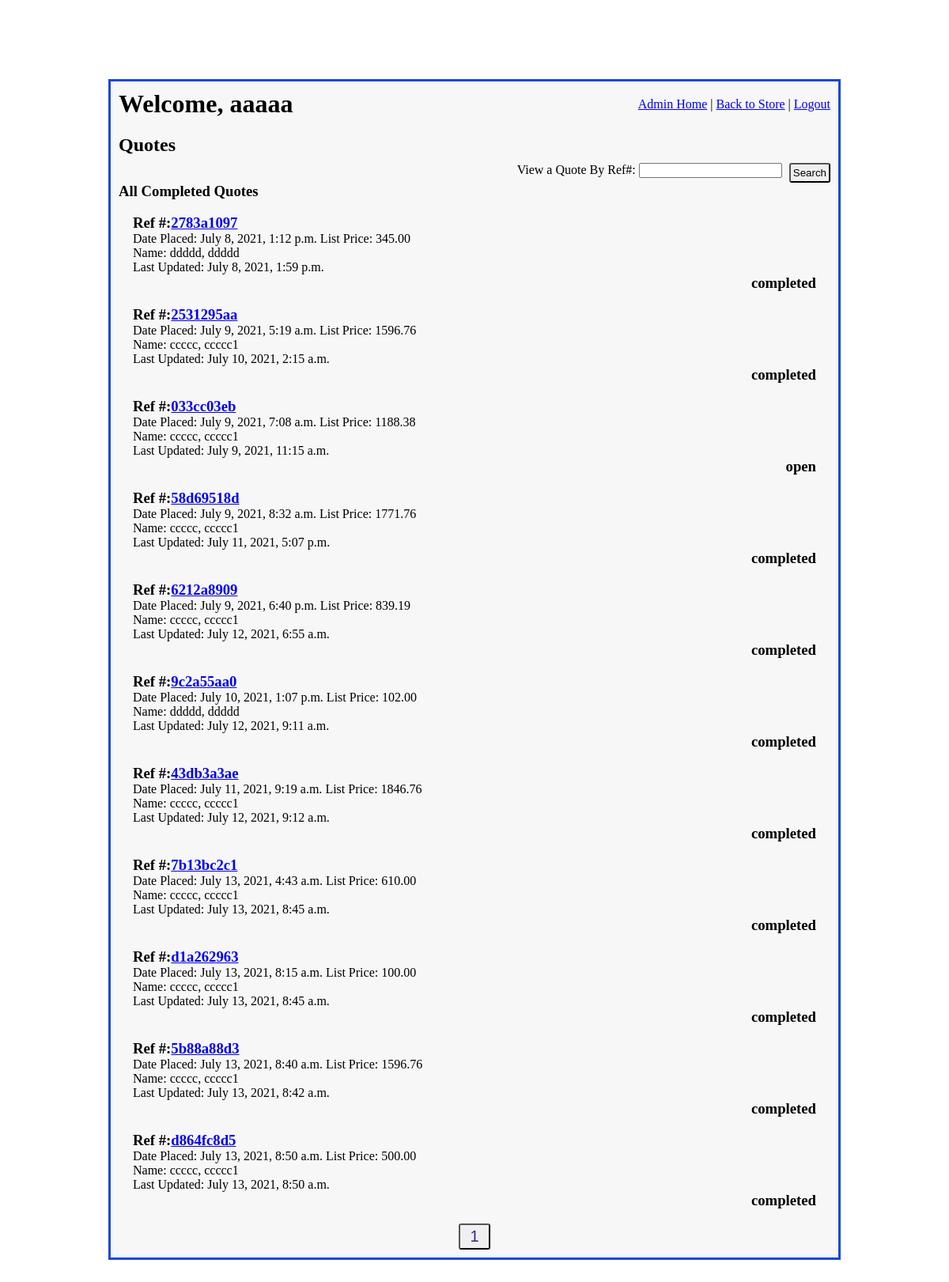
Before: /admin_access/completed_quotes_display/1 (signed in) with the older database file.
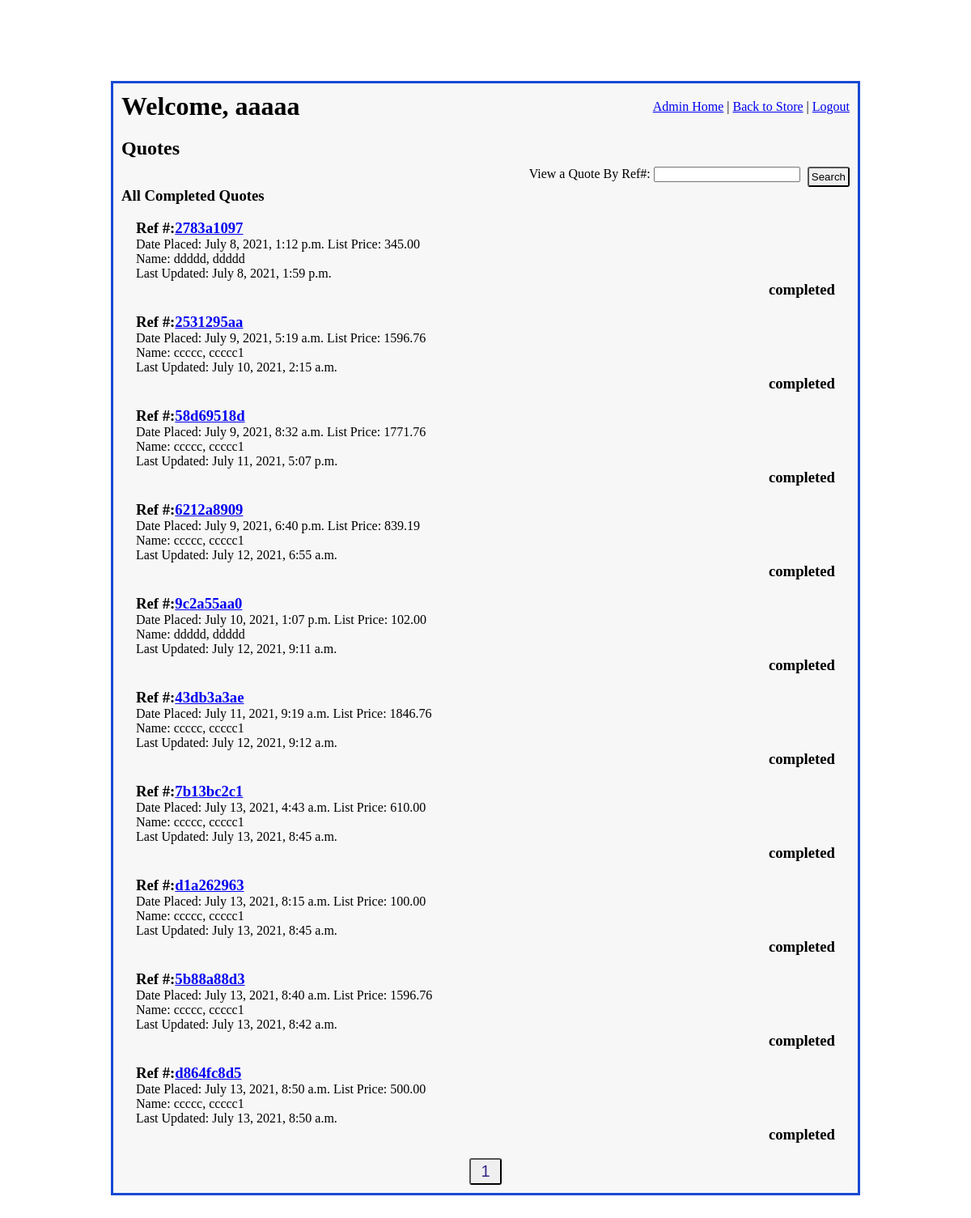
After: the same page with the newer database file.
### imgfield_app/models.py (models this page shows)
class Quote(models.Model):
    quoted_by = models.ForeignKey(
        User,
        related_name="user_quotes",
        on_delete=models.CASCADE
    )
    contact_info =  models.ForeignKey(
        ContactInfo,
        related_name="quotes",
        on_delete = models.CASCADE,
        null=True, blank=True,
    )
    ref_number = models.CharField(max_length=10)
    total_price = models.DecimalField(decimal_places=2, max_digits=10, null=True, blank=True)
    status = models.CharField(max_length=27)
    special_instructions = models.TextField(null=True, blank=True)
    office_notes = models.TextField(null=True, blank=True)
    placed_at = models.DateTimeField(auto_now_add=True)
    created_at = models.DateTimeField(auto_now_add=True)
    updated_at = models.DateTimeField(auto_now=True)

class User(models.Model):
    first_name = models.CharField(max_length=45)
    last_name = models.CharField(max_length=60)
    email = models.CharField(max_length=60)
    password = models.CharField(max_length=60)
    security_level = models.IntegerField()
    created_at = models.DateTimeField(auto_now_add=True)
    updated_at = models.DateTimeField(auto_now=True)
    objects = UserManager()

### admin_app/views.py (the view)
# urls.py: path('completed_quotes_display/<int:page_num>', views.completed_quotes_display),
def completed_quotes_display(request, page_num):
    if 'user_id' in request.session:
        logged_user = User.objects.get(id=request.session['user_id'])
        if logged_user.security_level > 4:
            all_completed_quotes = Quote.objects.exclude(status = "pending").exclude(status = "in process").exclude(status="archived").order_by('placed_at')
            p = Paginator(all_completed_quotes, 15)
            page = p.page(page_num)
            num_of_pages = "a" * p.num_pages
            context = {
                'logged_user': logged_user,
                'all_completed_quotes': page,
                'num_of_pages': num_of_pages,
            }
            return render(request, "completed_quotes_display.html", context)
    return redirect("/")

### admin_app/templates/completed_quotes_display.html (shortened to what this page needs)
<!DOCTYPE html>
<html lang="en">
<head>
    {% load static %}
    <link rel="stylesheet" href="{% static 'css/admin_main.css' %}">
    <link rel="stylesheet" href="{% static 'css/quotes_display.css' %}">
</head>
<body>
    <div id="wrapper">
        <div id="header">
            <h1>Welcome, {{ logged_user.first_name }}</h1>
            <div id="links">
                <a href="/admin_access">Admin Home</a>  |
                <a href="/">Back to Store</a>  |
                <a href="/signon/logout">Logout</a>
            </div>
        </div>
        <div id="content">
            <h2>Quotes</h2>
            <form action="/admin_access/find_quote" method="POST">
                <p>View a Quote By Ref#: <input type="text" name="quote_ref_num"></p>
                <button type="submit">Search</button>
            </form>
            <div id="quotes">
                <h3>All Completed Quotes</h3>
                {% for quote in all_completed_quotes %}
                    <div class="quote_pod">
                        <div class="quote_info">
                            <h3>Ref #:<a href="/admin_access/view_quote/{{ quote.id }}">{{ quote.ref_number }}</a></h3>
                            <p>Date Placed: {{ quote.placed_at }} <span class="quote_price">List Price: {{quote.total_price }}</span></p>
                            <p>Name: {{ quote.quoted_by.last_name }}, {{ quote.quoted_by.first_name }}</p>
                            <p>Last Updated: {{ quote.updated_at }}</p>
                        </div>
                        <div class="quote_status">
                            <h3 class="status">{{ quote.status }}</h3>
                        </div>
                    </div>
                {% endfor%}
            </div>
            <div id="page_nav">
                {% for i in num_of_pages %}
                    <button>
                        <a href="/admin_access/completed_quotes_display/{{ forloop.counter }}">{{ forloop.counter }}</a>
                    </button>
                {% endfor %}
            </div>
        </div>
    </div>
</body>
</html>

Changed rows visible on the page:
removed Quote: ref_number "033cc03eb", placed_at "July 9, 2021, 7:08 a.m.", total_price "1188.38", quoted_by.last_name "ccccc", quoted_by.first_name "ccccc1", updated_at "July 9, 2021, 11:15 a.m.", status "open"
